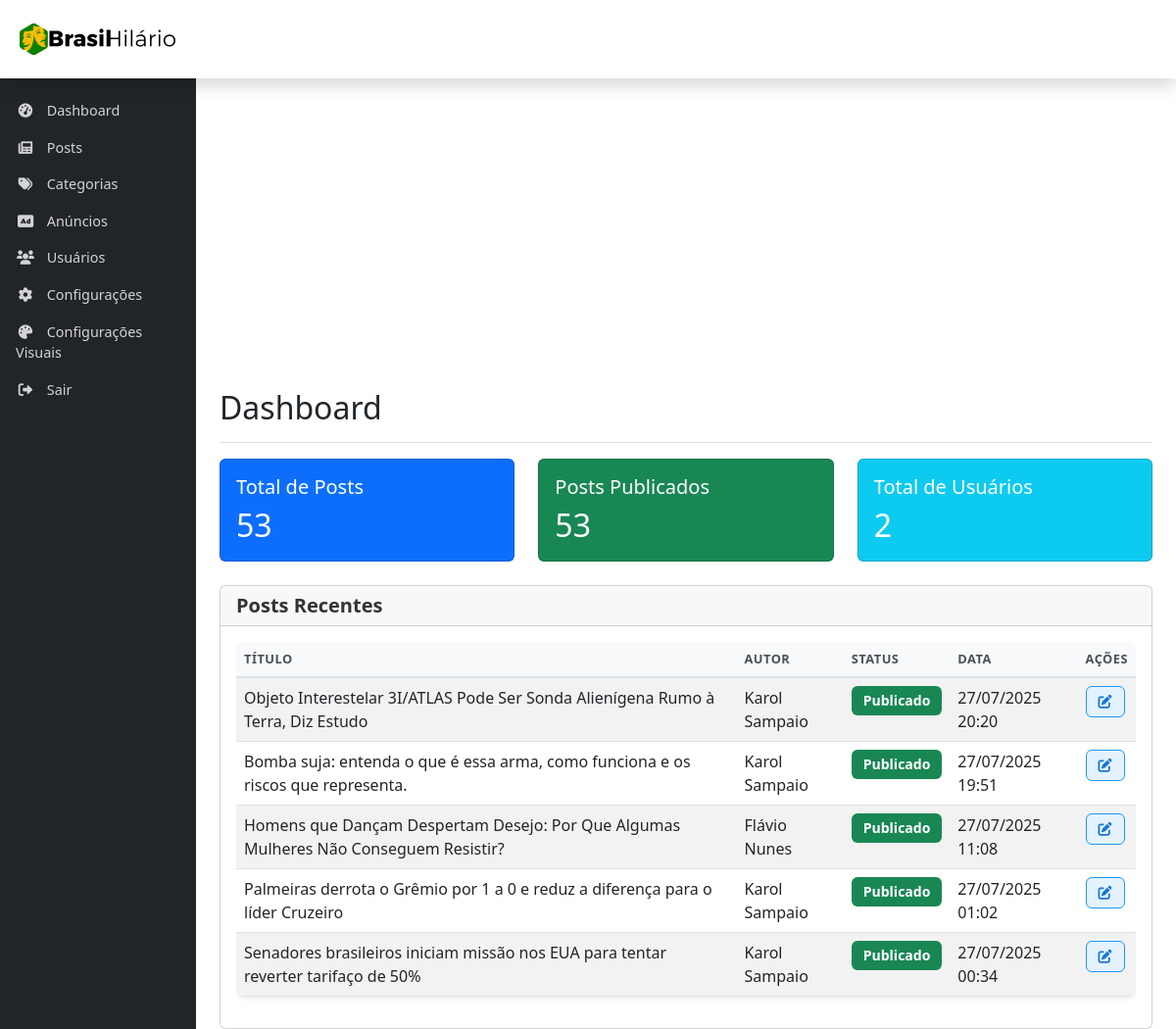
/admin/index.php (signed in), run on an earlier commit of the app's database.
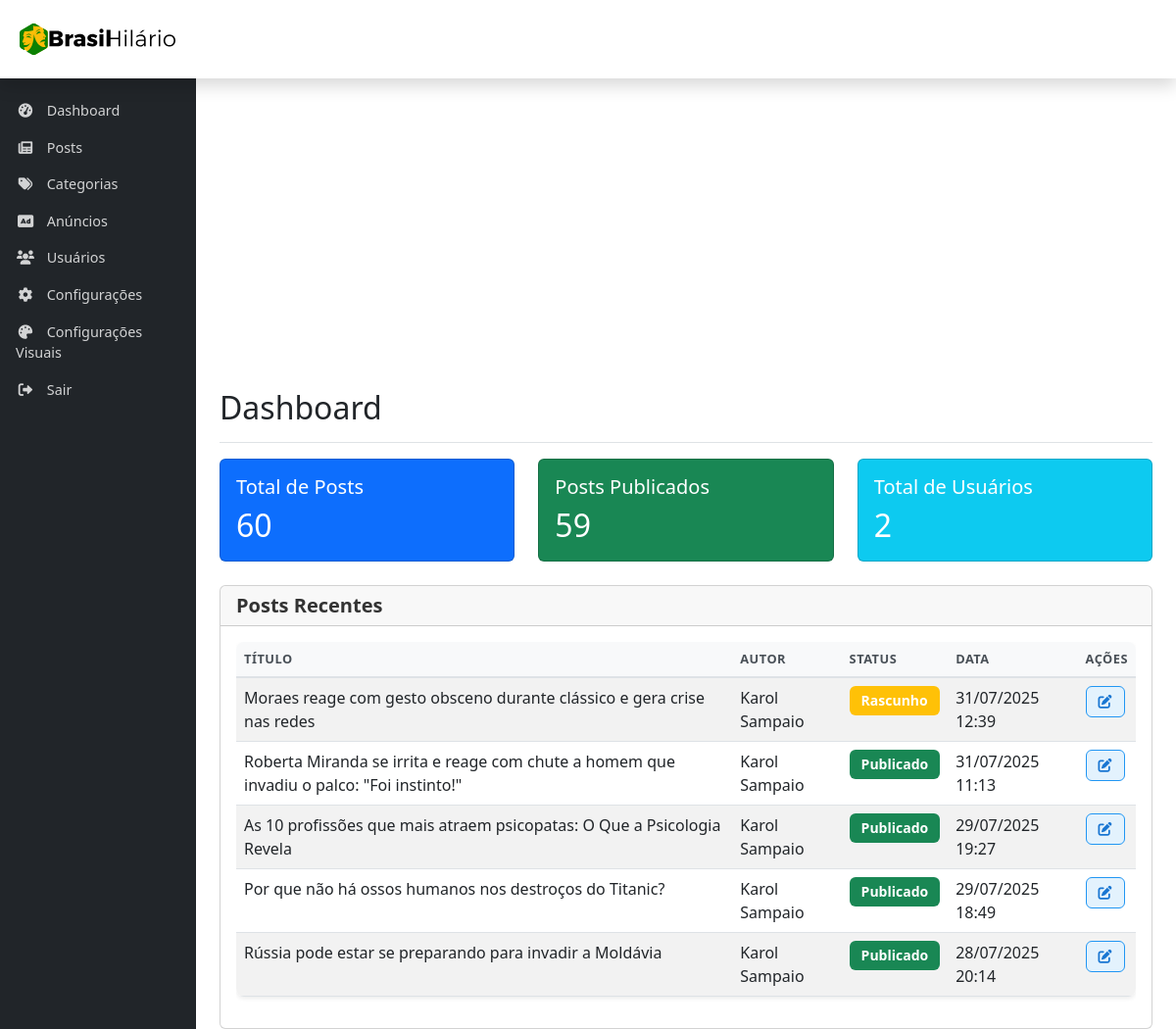
And on a later commit of the database.
### tables this page shows
CREATE TABLE `posts` (
  `id` int(11) NOT NULL,
  `titulo` varchar(255) NOT NULL,
  `resumo` text,
  `slug` varchar(255) NOT NULL,
  `conteudo` longtext NOT NULL,
  `editor_type` enum('tinymce','markdown') NOT NULL DEFAULT 'tinymce',
  `data_publicacao` datetime NOT NULL DEFAULT CURRENT_TIMESTAMP,
  `publicado` tinyint(1) NOT NULL DEFAULT '1',
  `imagem_destacada` varchar(255) DEFAULT NULL,
  `visualizacoes` int(11) NOT NULL DEFAULT '0',
  `categoria_id` int(11) NOT NULL,
  `autor_id` int(11) DEFAULT NULL,
  `criado_em` datetime DEFAULT CURRENT_TIMESTAMP,
  `atualizado_em` datetime DEFAULT CURRENT_TIMESTAMP ON UPDATE CURRENT_TIMESTAMP
);

CREATE TABLE `usuarios` (
  `id` int(11) NOT NULL,
  `nome` varchar(100) DEFAULT NULL,
  `email` varchar(100) DEFAULT NULL,
  `senha` varchar(255) DEFAULT NULL,
  `tipo` enum('admin','editor','autor') NOT NULL DEFAULT 'autor',
  `avatar` varchar(255) DEFAULT NULL,
  `biografia` text,
  `ultimo_login` datetime DEFAULT NULL,
  `status` enum('ativo','inativo','bloqueado') NOT NULL DEFAULT 'ativo',
  `criado_em` datetime DEFAULT CURRENT_TIMESTAMP
);

### admin/index.php (the view, shortened to what this page needs)
<?php
require_once '../includes/db.php';
$total_posts = 0;
$posts_publicados = 0;
$total_usuarios = 0;
$posts_recentes = [];
try {
    $stmt = $pdo->query("SELECT COUNT(*) as total FROM posts");
    $total_posts = $stmt->fetch(PDO::FETCH_ASSOC)['total'];
    $stmt = $pdo->query("SELECT COUNT(*) as total FROM posts WHERE publicado = 1");
    $posts_publicados = $stmt->fetch(PDO::FETCH_ASSOC)['total'];
    $stmt = $pdo->query("SELECT COUNT(*) as total FROM usuarios");
    $total_usuarios = $stmt->fetch(PDO::FETCH_ASSOC)['total'];
    $stmt = $pdo->query("
        SELECT p.id, p.titulo, p.data_publicacao, p.publicado, p.visualizacoes, u.nome as autor
        FROM posts p
        LEFT JOIN usuarios u ON p.autor_id = u.id
        ORDER BY p.data_publicacao DESC
        LIMIT 5
    ");
    $posts_recentes = $stmt->fetchAll(PDO::FETCH_ASSOC);
} catch (Exception $e) {
    error_log("Erro ao obter estatísticas: " . $e->getMessage());
    $error = "Erro ao carregar estatísticas. Por favor, tente novamente mais tarde.";
}
include 'includes/header.php';
?>
<div class="container-fluid">
    <div class="row">
        <?php include 'includes/sidebar.php'; ?>
        <main class="col-md-9 ms-sm-auto col-lg-10 px-md-4">
            <div class="d-flex justify-content-between flex-wrap flex-md-nowrap align-items-center pt-3 pb-2 mb-3 border-bottom">
                <h1 class="h2">Dashboard</h1>
            </div>
            <div class="row">
                <div class="col-md-4 mb-4">
                    <div class="card bg-primary text-white">
                        <div class="card-body">
                            <h5 class="card-title">Total de Posts</h5>
                            <h2 class="card-text"><?php echo $total_posts; ?></h2>
                        </div>
                    </div>
                </div>
                <div class="col-md-4 mb-4">
                    <div class="card bg-success text-white">
                        <div class="card-body">
                            <h5 class="card-title">Posts Publicados</h5>
                            <h2 class="card-text"><?php echo $posts_publicados; ?></h2>
                        </div>
                    </div>
                </div>
                <div class="col-md-4 mb-4">
                    <div class="card bg-info text-white">
                        <div class="card-body">
                            <h5 class="card-title">Total de Usuários</h5>
                            <h2 class="card-text"><?php echo $total_usuarios; ?></h2>
                        </div>
                    </div>
                </div>
            </div>
            <div class="row">
                <div class="col-md-12">
                    <div class="card">
                        <div class="card-header">
                            <h5 class="card-title mb-0">Posts Recentes</h5>
                        </div>
                        <div class="card-body">
                            <div class="table-responsive">
                                <table class="table table-striped">
                                    <thead>
                                        <tr>
                                            <th>Título</th>
                                            <th>Autor</th>
                                            <th>Status</th>
                                            <th>Data</th>
                                            <th>Ações</th>
                                        </tr>
                                    </thead>
                                    <tbody>
                                        <?php foreach ($posts_recentes as $post): ?>
                                        <tr>
                                            <td><?php echo htmlspecialchars($post['titulo'] ?? ''); ?></td>
                                            <td><?php echo htmlspecialchars($post['autor'] ?? 'Sem autor'); ?></td>
                                            <td>
                                                <span class="badge bg-<?php echo ($post['publicado'] ?? 0) ? 'success' : 'warning'; ?>">
                                                    <?php echo ($post['publicado'] ?? 0) ? 'Publicado' : 'Rascunho'; ?>
                                                </span>
                                            </td>
                                            <td><?php echo date('d/m/Y H:i', strtotime($post['data_publicacao'] ?? 'now')); ?></td>
                                            <td>
                                                <a href="editar-post.php?id=<?php echo $post['id']; ?>" class="btn btn-sm btn-primary">
                                                    <i class="fas fa-edit"></i>
                                                </a>
                                            </td>
                                        </tr>
                                        <?php endforeach; ?>
                                    </tbody>
                                </table>
                            </div>
                        </div>
                    </div>
                </div>
            </div>
        </main>
    </div>
</div>
<?php include 'includes/footer.php'; ?>

### admin/includes/header.php (shortened to what this page needs)
<!DOCTYPE html>
<html lang="pt-BR">
<head>
    <link href="https://cdn.jsdelivr.net/npm/bootstrap@5.3.0/dist/css/bootstrap.min.css" rel="stylesheet">
    <link href="./css-custom/style-custom-adm.css" rel="stylesheet">
    <link href="https://cdnjs.cloudflare.com/ajax/libs/font-awesome/6.0.0/css/all.min.css" rel="stylesheet">
</head>
<body>
    <header class="navbar sticky-top flex-md-nowrap p-0 shadow">
        <a class="navbar-brand col-md-3 col-lg-2 me-0 px-3" href="index.php">
            <img width="150" src="../assets/img/logo-brasil-hilario-quadrada-svg.svg" alt="Brasil Hilário" class="img-fluid logo-header-adm">
        </a>
    </header>
    <div class="container-fluid">
        <div class="row">
            <nav id="sidebarMenu" class="col-md-3 col-lg-2 d-md-block bg-dark sidebar collapse">
                <div class="position-sticky pt-3">
                    <?php include 'sidebar.php'; ?>
                </div>
            </nav>

### admin/includes/sidebar.php
<?php
$is_admin = isset($_SESSION['usuario_tipo']) && $_SESSION['usuario_tipo'] === 'admin';
?>
<ul class="nav flex-column">
    <li class="nav-item">
        <a class="nav-link" href="index.php">
            <i class="fas fa-tachometer-alt"></i> Dashboard
        </a>
    </li>
    <li class="nav-item">
        <a class="nav-link" href="posts.php">
            <i class="fas fa-newspaper"></i> Posts
        </a>
    </li>
    <li class="nav-item">
        <a class="nav-link" href="categorias.php">
            <i class="fas fa-tags"></i> Categorias
        </a>
    </li>
    <li class="nav-item">
        <a class="nav-link" href="anuncios.php">
            <i class="fas fa-ad"></i> Anúncios
        </a>
    </li>
    <li class="nav-item">
        <a class="nav-link" href="usuarios.php">
            <i class="fas fa-users"></i> Usuários
        </a>
    </li>
    <li class="nav-item">
        <a class="nav-link" href="configuracoes.php">
            <i class="fas fa-cog"></i> Configurações
        </a>
    </li>
    <?php if ($is_admin): ?>
    <li class="nav-item">
        <a class="nav-link" href="configuracoes-visuais.php">
            <i class="fas fa-palette"></i> Configurações Visuais
        </a>
    </li>
    <?php endif; ?>
    <li class="nav-item">
        <a class="nav-link" href="logout.php">
            <i class="fas fa-sign-out-alt"></i> Sair
        </a>
    </li>
</ul>

### admin/includes/footer.php (shortened to what this page needs)
        </div>
    </div>
</body>
</html>

### admin/css-custom/style-custom-adm.css (style rules this page uses)
.sidebar { top: 30px!important; }
.logo-header-adm { max-height: 60px!important; }
.card-header h5 { color: #333; font-weight: 600; }
.btn { border-radius: 0.375rem; font-weight: 500; }
.badge { font-size: 0.875rem; padding: 0.5rem 0.75rem; }
.table { border-radius: 0.5rem; overflow: hidden; box-shadow: 0 0.125rem 0.25rem rgba(0, 0, 0, 0.075); }
.table thead th { background-color: #f8f9fa; border-bottom: 2px solid #dee2e6; font-weight: 600; color: #495057; text-transform: uppercase; font-size: 0.8rem; letter-spacing: 0.5px; }
.table tbody a { color: #007bff; text-decoration: none; font-weight: 500; }
.btn-sm { padding: 0.375rem 0.75rem; font-size: 0.875rem; border-radius: 0.375rem; font-weight: 500; transition: all 0.2s ease; border: 1px solid; display: inline-flex; align-items: center; justify-content: center; min-height: 32px; line-height: 1; }
.btn-sm i { color: inherit; display: inline-block; vertical-align: middle; line-height: 1; font-size: 0.875rem; width: 1em; height: 1em; text-align: center; }
.btn-sm.btn-primary { background-color: #e3f2fd; border-color: #2196f3; color: #1976d2; }
.btn-sm.btn-primary i { color: inherit; }

### admin/includes/header.php (style rules this page uses)
.sidebar { position: fixed; top: 0; bottom: 0; left: 0; z-index: 100; padding: 48px 0 0; box-shadow: inset -1px 0 0 rgba(0, 0, 0, .1); background-color: #343a40; }
.navbar { background-color: #fff !important; box-shadow: 0 2px 4px rgba(0,0,0,.1); }
.navbar-brand { padding-top: .75rem; padding-bottom: .75rem; font-size: 1rem; background: #fff!important; }
.navbar-brand img { max-height: 40px; width: auto; }
.nav-link { color: rgba(255, 255, 255, 0.8) !important; padding: 0.5rem 1rem; font-size: 0.9rem; }
.nav-link i { margin-right: 0.5rem; width: 20px; text-align: center; }

What changed in the data, as far as the page shows it:
no longer on this page (row edited): posts: titulo "Objeto Interestelar 3I/ATLAS Pode Ser Sonda Alienígena Rumo à Terra, Diz Estudo", autor.nome "Karol Sampaio", publicado "Publicado", data_publicacao "27/07/2025 20:20"
no longer on this page (row edited): posts: titulo "Bomba suja: entenda o que é essa arma, como funciona e os riscos que representa.", autor.nome "Karol Sampaio", publicado "Publicado", data_publicacao "27/07/2025 19:51"
no longer on this page (row edited): posts: titulo "Homens que Dançam Despertam Desejo: Por Que Algumas Mulheres Não Conseguem Resistir?", autor.nome "Flávio Nunes", publicado "Publicado", data_publicacao "27/07/2025 11:08"
no longer on this page (row edited): posts: titulo "Palmeiras derrota o Grêmio por 1 a 0 e reduz a diferença para o líder Cruzeiro", autor.nome "Karol Sampaio", publicado "Publicado", data_publicacao "27/07/2025 01:02"
no longer on this page (row unchanged): posts: titulo "Senadores brasileiros iniciam missão nos EUA para tentar reverter tarifaço de 50%", autor.nome "Karol Sampaio", publicado "Publicado", data_publicacao "27/07/2025 00:34"
added posts: titulo "Moraes reage com gesto obsceno durante clássico e gera crise nas redes", autor.nome "Karol Sampaio", publicado "Rascunho", data_publicacao "31/07/2025 12:39"
added posts: titulo "Roberta Miranda se irrita e reage com chute a homem que invadiu o palco: \"Foi instinto!\"", autor.nome "Karol Sampaio", publicado "Publicado", data_publicacao "31/07/2025 11:13"
added posts: titulo "As 10 profissões que mais atraem psicopatas: O Que a Psicologia Revela", autor.nome "Karol Sampaio", publicado "Publicado", data_publicacao "29/07/2025 19:27"
added posts: titulo "Por que não há ossos humanos nos destroços do Titanic?", autor.nome "Karol Sampaio", publicado "Publicado", data_publicacao "29/07/2025 18:49"
added posts: titulo "Rússia pode estar se preparando para invadir a Moldávia", autor.nome "Karol Sampaio", publicado "Publicado", data_publicacao "28/07/2025 20:14"
Also different on the page:
$total_posts: "53" → "60"
$posts_publicados: "53" → "59"
